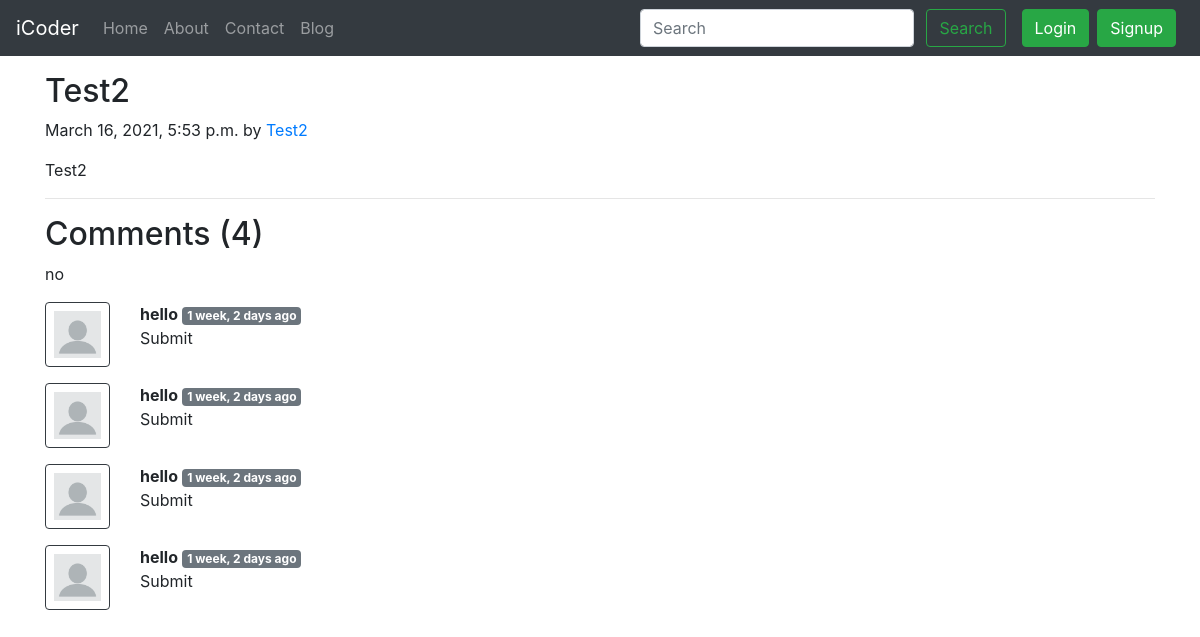
Before: /blog/t2 with the older database file.
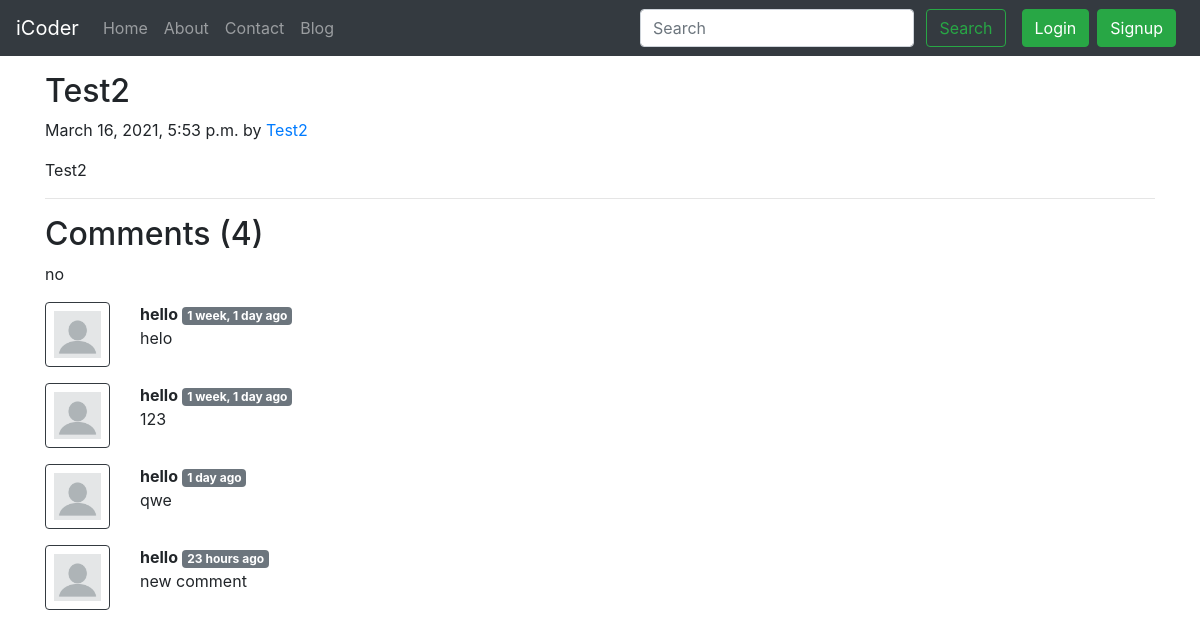
After: the same page with the newer database file.
### blog/models.py (models this page shows, shortened)
class Post(models.Model):
	sno = models.AutoField(primary_key=True)
	title = models.CharField(max_length=255)
	content = models.TextField()
	author = models.CharField(max_length=13)
	slug = models.CharField(max_length=130, default="")
	timeStamp = models.DateTimeField(blank=True)

class BlogComment(models.Model):
	sno = models.AutoField(primary_key=True)
	comment = models.TextField()
	user = models.ForeignKey(User, on_delete=models.CASCADE)
	post = models.ForeignKey(Post, on_delete=models.CASCADE)
	parent = models.ForeignKey("self", on_delete=models.CASCADE, null=True)
	timestamp = models.DateTimeField(default=now)

### blog/views.py (the view)
# urls.py: path('<str:slug>', views.blogPost, name='blogPost'),
def blogPost(request, slug):
	post = Post.objects.filter(slug=slug).first()
	comments = BlogComment.objects.filter(post=post)
	context = {"post": post, 'comments': comments, 'user': request.user}
	return render(request, "blog/blogPost.html", context)

### templates/blog/blogPost.html (shortened to what this page needs)
{% extends 'base.html' %}
{% block body %}
{% load humanize %}
<div class="container my-3">
	<div class="blog-post">
		<h2 class="blog-post-title">{{post.title}}</h2>
		<p class="blog-post-meta">{{post.timeStamp}} by <a href="/about">{{post.author}}</a></p>
		<p>{{post.content}}</p>
		<hr>
	</div>
	<h2>Comments ({{comments.count}})</h2>
	<div class="my-2">
		{% if user.is_authenticated %}
		<form action="/blog/postComment" method="POST">
			{% csrf_token %}
			<div class="form-group">
				<label for="exampleInputEmail1">Post Comment</label>
				<input type="text" class="form-control" name="comment" id="comment" placeholder="Enter Comment here">
			</div>
			<input type="hidden" name="postSno" id="postSno" value="{{post.sno}}">
			<button type="submit" class="btn btn-primary">Submit</button>
		</form>
		{% else %}
		no
		{% endif %}
	</div>
	{% for comment in comments %}
	<div class="row my-3">
		<div class="col-md-1">
			<img class="rounded mx-auto d-block w-100 p-2 border border-dark"
				src="/static/img/blank-profile-picture.png" alt="">
		</div>
		<div class="col-md-11">
			<b>{{comment.user.username}}</b>
			<span class="badge badge-secondary">
				{{comment.timestamp | naturaltime}}
			</span>
			<div>{{comment.comment}}</div>
		</div>
	</div>
	{% endfor %}
	{% endblock body %}

### templates/base.html (shortened to what this page needs)
<!doctype html>
<html lang="en">
<head>
	<link rel="stylesheet" href="https://cdn.jsdelivr.net/npm/bootstrap@4.6.0/dist/css/bootstrap.min.css"
>
</head>
<body>
	<nav class="navbar navbar-expand-lg navbar-dark bg-dark">
		<a class="navbar-brand" href="/">iCoder</a>
		<div class="collapse navbar-collapse" id="navbarSupportedContent">
			<ul class="navbar-nav mr-auto">
				<li class="nav-item {% block homeactive %} {% endblock homeactive %}">
					<a class="nav-link" href="/">Home <span class="sr-only">(current)</span></a>
				</li>
				<li class="nav-item {% block aboutactive %} {% endblock aboutactive %}">
					<a class="nav-link" href="/about">About</a>
				</li>
				<li class="nav-item {% block contactactive %} {% endblock contactactive %}">
					<a class="nav-link" href="/contact">Contact</a>
				</li>
				<li class="nav-item {% block blogactive %} {% endblock blogactive %}">
					<a class="nav-link" href="/blog">Blog</a>
				</li>
			</ul>
			<div class="ml-auto form-inline">
				<form action="/search" method="GET" class="my-2 my-lg-0 mx-3">
					<input class="form-control mr-sm-2" type="search" name="query" id="query" placeholder="Search"
						aria-label="Search">
					<button class="btn btn-outline-success my-2 my-sm-0" type="submit">Search</button>
				</form>
				{% if user.is_authenticated %}
				<ul class="navbar-nav mr-2">
					<li class="nav-item dropdown">
						<a class="nav-link dropdown-toggle" href="#" id="navbarDropdown" role="button"
							data-toggle="dropdown" aria-haspopup="true" aria-expanded="false">
							Welcome {{request.user}}
						</a>
						<div class="dropdown-menu" aria-labelledby="navbarDropdown">
							<a class="dropdown-item" href="/logout">Logout</a>
						</div>
					</li>
				</ul>
				{% else %}
				<button type="button" class="btn btn-success mr-2" data-toggle="modal" data-target="#LoginModal">
					Login
				</button>
				<button type="button" class="btn btn-success mr-2" data-toggle="modal" data-target="#signupModal">
					Signup
				</button>
				{% endif %}
			</div>
		</div>
	</nav>
	{% block body %}{% endblock body %}
</body>
</html>

Changed rows visible on the page:
removed BlogComment: user.username "hello", timestamp "1 week, 2 days ago", comment "Submit"
removed BlogComment: user.username "hello", timestamp "1 week, 2 days ago", comment "Submit"
removed BlogComment: user.username "hello", timestamp "1 week, 2 days ago", comment "Submit"
removed BlogComment: user.username "hello", timestamp "1 week, 2 days ago", comment "Submit"
added BlogComment: user.username "hello", timestamp "1 week, 1 day ago", comment "helo"
added BlogComment: user.username "hello", timestamp "1 week, 1 day ago", comment "123"
added BlogComment: user.username "hello", timestamp "1 day ago", comment "qwe"
added BlogComment: user.username "hello", timestamp "23 hours ago", comment "new comment"
